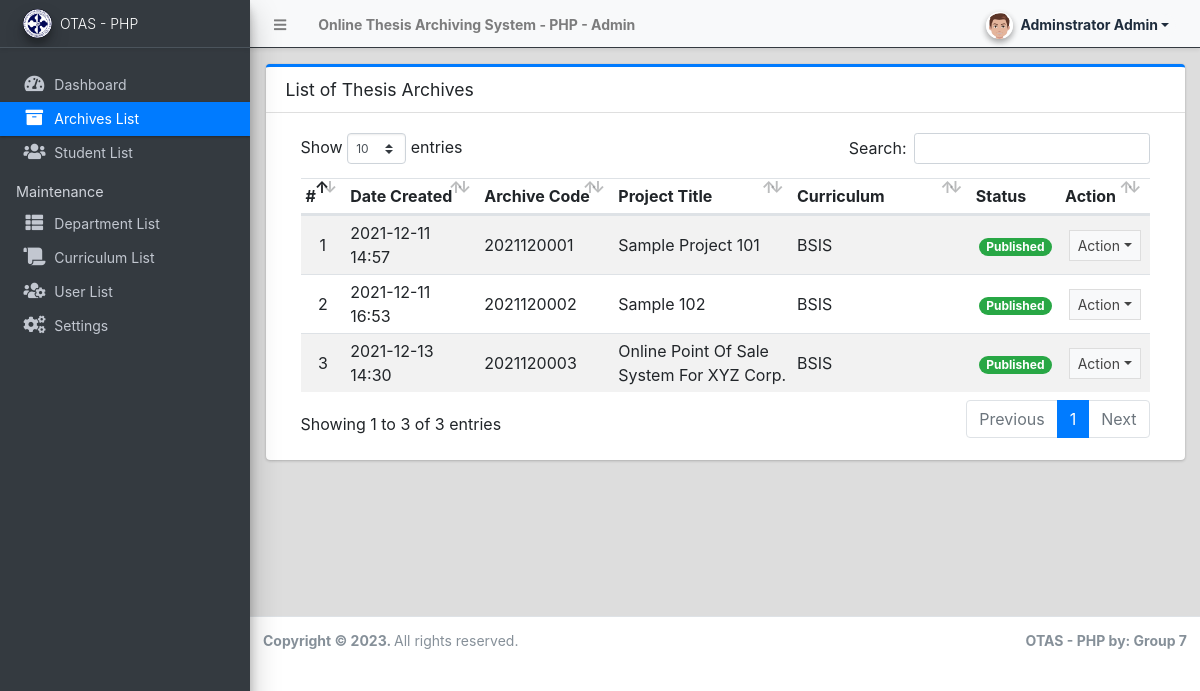
The app's page /admin/?page=archives (signed in) with its own data.
### tables this page shows
CREATE TABLE `archive_list` (
  `id` int(30) NOT NULL,
  `archive_code` varchar(100) NOT NULL,
  `curriculum_id` int(30) NOT NULL,
  `year` year(4) NOT NULL,
  `title` text NOT NULL,
  `abstract` text NOT NULL,
  `members` text NOT NULL,
  `banner_path` text NOT NULL,
  `document_path` text NOT NULL,
  `status` tinyint(1) NOT NULL DEFAULT 0,
  `student_id` int(30) DEFAULT NULL,
  `date_created` datetime NOT NULL DEFAULT current_timestamp(),
  `date_updated` datetime DEFAULT NULL ON UPDATE current_timestamp()
);

### admin/archives/index.php (the view, shortened to what this page needs)
<div class="card card-outline card-primary">
	<div class="card-header">
		<h3 class="card-title">List of Thesis Archives</h3>
	</div>
	<div class="card-body">
		<div class="container-fluid">
        <div class="container-fluid">
			<table class="table table-hover table-striped">
				<colgroup>
					<col width="5%">
					<col width="15%">
					<col width="15%">
					<col width="20%">
					<col width="20%">
					<col width="10%">
					<col width="10%">
				</colgroup>
				<thead>
					<tr>
						<th>#</th>
						<th>Date Created</th>
						<th>Archive Code</th>
						<th>Project Title</th>
						<th>Curriculum</th>
						<th>Status</th>
						<th>Action</th>
					</tr>
				</thead>
				<tbody>
					<?php
						$i = 1;
						$curriculum = $conn->query("SELECT * FROM curriculum_list where id in (SELECT curriculum_id from `archive_list`)");
						$cur_arr = array_column($curriculum->fetch_all(MYSQLI_ASSOC),'name','id');
						$qry = $conn->query("SELECT * from `archive_list` order by `year` desc, `title` desc ");
						while($row = $qry->fetch_assoc()):
					?>
						<tr>
							<td class="text-center"><?php echo $i++; ?></td>
							<td class=""><?php echo date("Y-m-d H:i",strtotime($row['date_created'])) ?></td>
							<td><?php echo ($row['archive_code']) ?></td>
							<td><?php echo ucwords($row['title']) ?></td>
							<td><?php echo $cur_arr[$row['curriculum_id']] ?></td>
							<td class="text-center">
								<?php
                                    switch($row['status']){
                                        case '1':
                                            echo "<span class='badge badge-success badge-pill'>Published</span>";
                                            break;
                                    }
                                ?>
							</td>
							<td align="center">
								 <button type="button" class="btn btn-flat btn-default btn-sm dropdown-toggle dropdown-icon" data-toggle="dropdown">
				                  		Action
				                  </button>
							</td>
						</tr>
					<?php endwhile; ?>
				</tbody>
			</table>
		</div>
		</div>
	</div>
</div>

### records on screen
archive_list: date_created "2021-12-11 14:57", archive_code "2021120001", title "Sample Project 101", curriculum "BSIS", status "Published"
archive_list: date_created "2021-12-11 16:53", archive_code "2021120002", title "Sample 102", curriculum "BSIS", status "Published"
archive_list: date_created "2021-12-13 14:30", archive_code "2021120003", title "Online Point Of Sale System For XYZ Corp.", curriculum "BSIS", status "Published"

### other values on screen
$_settings->info('name') "Online Thesis Archiving System - PHP"
$_settings->userdata('firstname').' '.$_settings->userdata('lastname') "Adminstrator Admin"
$_settings->info('short_name') "OTAS - PHP"
